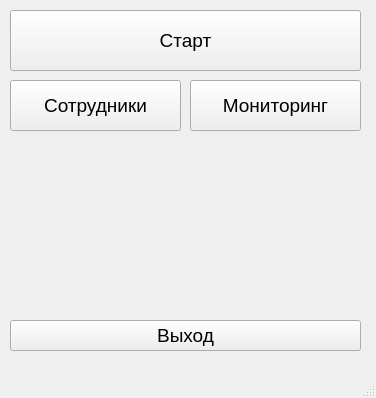
<?xml version="1.0" encoding="UTF-8"?>
<ui version="4.0">
 <class>MainWindow</class>
 <widget class="QMainWindow" name="MainWindow">
  <property name="geometry">
   <rect>
    <x>0</x>
    <y>0</y>
    <width>376</width>
    <height>398</height>
   </rect>
  </property>
  <property name="windowTitle">
   <string>PersonalCardReader 1.0</string>
  </property>
  <widget class="QWidget" name="centralwidget">
   <widget class="QPushButton" name="Exit">
    <property name="geometry">
     <rect>
      <x>10</x>
      <y>320</y>
      <width>351</width>
      <height>31</height>
     </rect>
    </property>
    <property name="font">
     <font>
      <pointsize>14</pointsize>
     </font>
    </property>
    <property name="text">
     <string>Выход</string>
    </property>
   </widget>
   <widget class="QPushButton" name="Start">
    <property name="geometry">
     <rect>
      <x>10</x>
      <y>10</y>
      <width>351</width>
      <height>61</height>
     </rect>
    </property>
    <property name="font">
     <font>
      <pointsize>14</pointsize>
     </font>
    </property>
    <property name="text">
     <string>Старт</string>
    </property>
   </widget>
   <widget class="QPushButton" name="Excel_1">
    <property name="geometry">
     <rect>
      <x>10</x>
      <y>80</y>
      <width>171</width>
      <height>51</height>
     </rect>
    </property>
    <property name="font">
     <font>
      <pointsize>14</pointsize>
     </font>
    </property>
    <property name="text">
     <string>Сотрудники</string>
    </property>
   </widget>
   <widget class="QLabel" name="PersonalName">
    <property name="geometry">
     <rect>
      <x>10</x>
      <y>160</y>
      <width>351</width>
      <height>61</height>
     </rect>
    </property>
    <property name="font">
     <font>
      <pointsize>14</pointsize>
      <weight>50</weight>
      <bold>false</bold>
     </font>
    </property>
    <property name="text">
     <string/>
    </property>
   </widget>
   <widget class="QLabel" name="Status">
    <property name="geometry">
     <rect>
      <x>10</x>
      <y>240</y>
      <width>351</width>
      <height>61</height>
     </rect>
    </property>
    <property name="font">
     <font>
      <pointsize>16</pointsize>
      <weight>50</weight>
      <bold>false</bold>
     </font>
    </property>
    <property name="text">
     <string/>
    </property>
   </widget>
   <widget class="QPushButton" name="Excel_2">
    <property name="geometry">
     <rect>
      <x>190</x>
      <y>80</y>
      <width>171</width>
      <height>51</height>
     </rect>
    </property>
    <property name="font">
     <font>
      <pointsize>14</pointsize>
     </font>
    </property>
    <property name="text">
     <string>Мониторинг</string>
    </property>
   </widget>
  </widget>
  <widget class="QMenuBar" name="menubar">
   <property name="geometry">
    <rect>
     <x>0</x>
     <y>0</y>
     <width>376</width>
     <height>21</height>
    </rect>
   </property>
  </widget>
  <widget class="QStatusBar" name="statusbar"/>
 </widget>
 <resources/>
 <connections/>
</ui>
